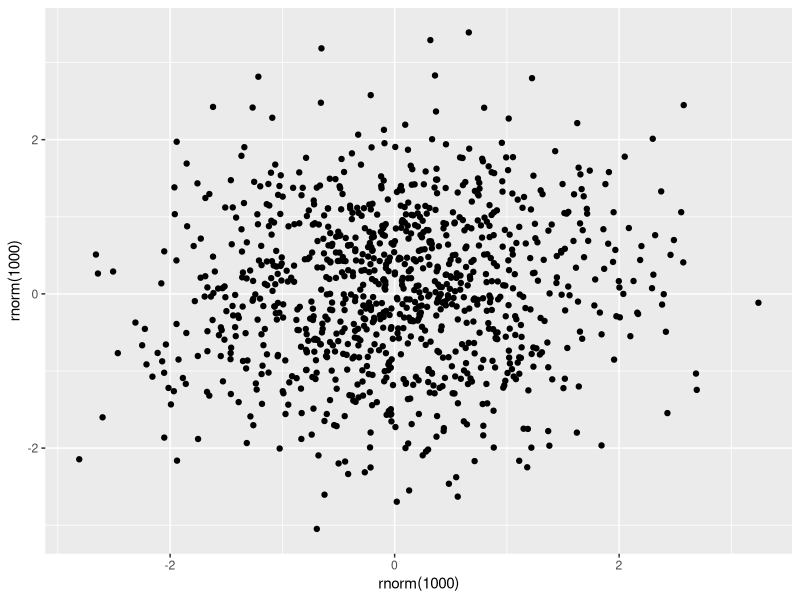

Source code (R):
## ---- chunk 1
#| label: setup
library(knitr)
opts_chunk$set(cache=TRUE)
knit_hooks$set(optipng = hook_optipng)
## ---- chunk 2
#| label: use-optipng
#| optipng: ''
#| message: false
#| warning: false
library(methods)
library(ggplot2)
set.seed(123)
qplot(rnorm(1e3), rnorm(1e3))
## ---- chunk 3
#| label: no-optipng
#| ref.label: use-optipng
## ---- chunk 4
#| label: optipng-o7
#| ref.label: use-optipng
#| optipng: -o7
